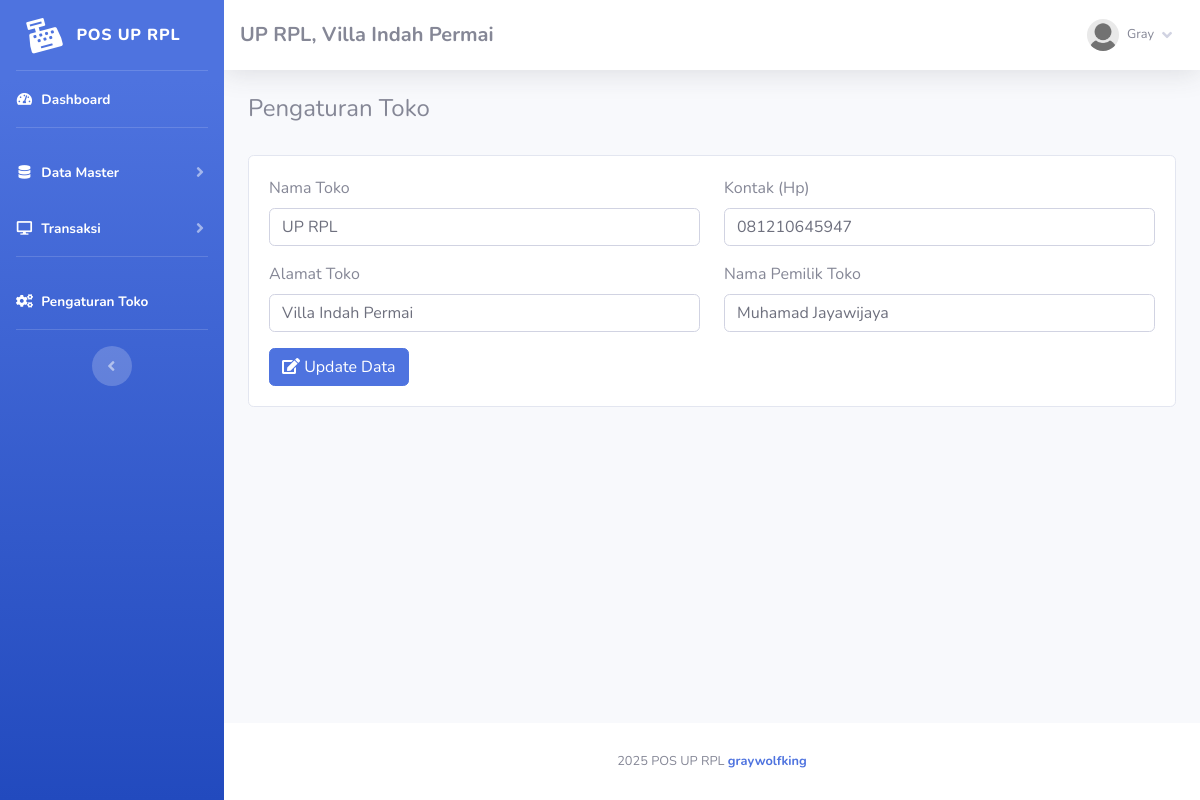
Screenshot of /index.php?page=pengaturan (signed in) with the database file from the repository.
### tables this page shows
CREATE TABLE `toko` (
  `id_toko` int(11) NOT NULL AUTO_INCREMENT,
  `nama_toko` varchar(255) NOT NULL,
  `alamat_toko` text NOT NULL,
  `tlp` varchar(255) NOT NULL,
  `nama_pemilik` varchar(255) NOT NULL,
  PRIMARY KEY (`id_toko`)
);

CREATE TABLE `member` (
  `id_member` int(11) NOT NULL AUTO_INCREMENT,
  `nm_member` varchar(255) NOT NULL,
  `alamat_member` text NOT NULL,
  `telepon` varchar(255) NOT NULL,
  `email` varchar(255) NOT NULL,
  `gambar` text NOT NULL,
  `NIK` text NOT NULL,
  PRIMARY KEY (`id_member`)
);

### fungsi/view/view.php (called while the page is built, shortened)
<?php
class view
{
    protected $db;
    public function __construct($db)
    {
        $this->db = $db;
    }
    public function member_edit($id)
    {
        $sql = "select member.*, login.*
                from member inner join login on member.id_member = login.id_member
                where member.id_member= ?";
        $row = $this-> db -> prepare($sql);
        $row -> execute(array($id));
        $hasil = $row -> fetch();
        return $hasil;
    }
    public function toko()
    {
        $sql = "select*from toko where id_toko='1'";
        $row = $this-> db -> prepare($sql);
        $row -> execute();
        $hasil = $row -> fetch();
        return $hasil;
    }
}

### admin/module/pengaturan/index.php (the view, shortened to what this page needs)
<h4>Pengaturan Toko</h4>
<br>
<div class="card">
	<div class="card-body">
		<form method="post" action="fungsi/edit/edit.php?pengaturan=ubah">
			<div class="row">
				<div class="col-md 6">
					<div class="form-group">
						<label for="">Nama Toko</label>
						<input class="form-control" name="namatoko" value="<?php echo $toko['nama_toko'];?>"
									placeholder="Nama Toko">
					</div>
					<div class="form-group">
						<label for="">Alamat Toko</label>
						<input class="form-control" name="alamat" value="<?php echo $toko['alamat_toko'];?>"
									placeholder="Alamat Toko">
					</div>
				</div>
				<div class="col-md 6">
					<div class="form-group">
						<label for="">Kontak (Hp)</label>
						<input class="form-control" name="kontak" value="<?php echo $toko['tlp'];?>"
									placeholder="Kontak (Hp)">
					</div>
					<div class="form-group">
						<label for="">Nama Pemilik Toko</label>
						<input class="form-control" name="pemilik" value="<?php echo $toko['nama_pemilik'];?>"
									placeholder="Nama Pemilik Toko">
					</div>
				</div>
			</div>
			<button id="tombol-simpan" class="btn btn-primary"><i class="fas fa-edit"></i> Update Data</button>
		</form>
	</div>
</div>

### admin/template/sidebar.php (shortened to what this page needs)
<?php
    $id = $_SESSION['admin']['id_member'];
    $hasil_profil = $lihat -> member_edit($id);
?>
<ul class="navbar-nav bg-gradient-primary sidebar sidebar-dark accordion" id="accordionSidebar">
    <a class="sidebar-brand d-flex align-items-center justify-content-center" href="index.php">
        <div class="sidebar-brand-icon rotate-n-15">
            <i class="fas fa-cash-register"></i>
        </div>
        <div class="sidebar-brand-text mx-3">POS UP RPL<sup></sup></div>
    </a>
    <hr class="sidebar-divider my-0">
    <li class="nav-item active">
        <a class="nav-link" href="index.php">
            <i class="fas fa-fw fa-tachometer-alt"></i>
            <span>Dashboard</span></a>
    </li>
    <hr class="sidebar-divider">
    <li class="nav-item active">
        <a class="nav-link collapsed" href="#" data-toggle="collapse" data-target="#collapseTwo" aria-expanded="true"
            aria-controls="collapseTwo">
            <i class="fas fa-fw fa-database"></i>
            <span>Data Master</span>
        </a>
    </li>
    <li class="nav-item active">
        <a class="nav-link collapsed" href="#" data-toggle="collapse" data-target="#collapse3" aria-expanded="true"
            aria-controls="collapse3">
            <i class="fas fa-fw fa-desktop"></i>
            <span>Transaksi</span>
        </a>
    </li>
    <hr class="sidebar-divider">
    <li class="nav-item active">
        <a class="nav-link" href="index.php?page=pengaturan">
            <i class="fas fa-fw fa-cogs"></i>
            <span>Pengaturan Toko</span></a>
    </li>
    <hr class="sidebar-divider d-none d-md-block">
    <div class="text-center d-none d-md-inline">
        <button class="rounded-circle border-0" id="sidebarToggle"></button>
    </div>
</ul>
<div id="content-wrapper" class="d-flex flex-column">
    <div id="content">
        <nav class="navbar navbar-expand navbar-light bg-white topbar mb-4 static-top shadow">
            <h5 class="d-lg-block d-none mt-2"><b><?php echo $toko['nama_toko'];?>, <?php echo $toko['alamat_toko'];?></b></h5>
            <ul class="navbar-nav ml-auto">
                <li class="nav-item dropdown no-arrow">
                    <a class="nav-link dropdown-toggle" href="#" id="userDropdown" role="button" data-toggle="dropdown"
                        aria-haspopup="true" aria-expanded="false">
                        <img class="img-profile rounded-circle"
                            src="assets/img/user/<?php echo $hasil_profil['gambar'];?>">
                        <span
                            class="mr-2 d-none d-lg-inline text-gray-600 small ml-2"><?php echo $hasil_profil['nm_member'];?></span>
                        <i class="fas fa-angle-down"></i>
                    </a>
                </li>
            </ul>
        </nav>
        <div class="container-fluid">

### rows the page displays
toko: nama_toko "UP RPL", alamat_toko "Villa Indah Permai", namatoko "UP RPL", alamat "Villa Indah Permai", kontak "081210645947", pemilik "Muhamad Jayawijaya"

### other values shown
$hasil_profil['nm_member'] "Gray"
